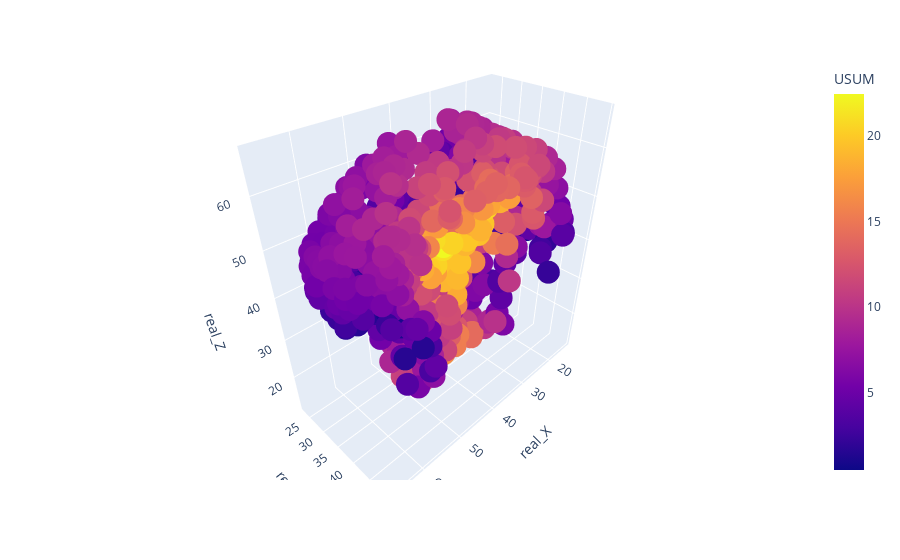

Notebook code cell kept with this figure:
### Code cell
px.scatter_3d(aux_plot,x="real_X",y="real_Y",z="real_Z",color="USUM")

### Figure 1 — Plotly figure (JSON) as saved in the notebook; plotly's stock layout.template omitted (floating-point values rounded to 4 significant figures; data arrays with more than 128 entries replaced by an {"elided": "..."} marker saying what was removed)
{"data": [{"hovertemplate": "real_X=%{x}<br>real_Y=%{y}<br>real_Z=%{z}<br>USUM=%{marker.color}<extra></extra>", "legendgroup": "", "marker": {"color": {"elided": "699 float values"}, "coloraxis": "coloraxis", "symbol": "circle"}, "mode": "markers", "name": "", "scene": "scene", "showlegend": false, "type": "scatter3d", "x": {"elided": "699 float values"}, "y": {"elided": "699 float values"}, "z": {"elided": "699 float values"}}], "layout": {"coloraxis": {"colorbar": {"title": {"text": "USUM"}}, "colorscale": [[0, "#0d0887"], [0.1111, "#46039f"], [0.2222, "#7201a8"], [0.3333, "#9c179e"], [0.4444, "#bd3786"], [0.5556, "#d8576b"], [0.6667, "#ed7953"], [0.7778, "#fb9f3a"], [0.8889, "#fdca26"], [1, "#f0f921"]]}, "legend": {"tracegroupgap": 0}, "margin": {"t": 60}, "scene": {"domain": {"x": [0, 1], "y": [0, 1]}, "xaxis": {"title": {"text": "real_X"}}, "yaxis": {"title": {"text": "real_Y"}}, "zaxis": {"title": {"text": "real_Z"}}}}}
